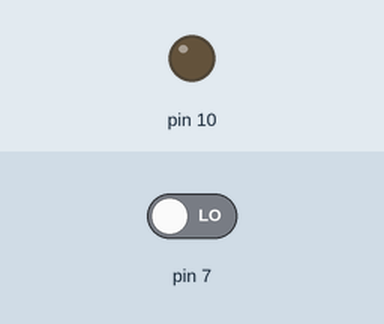
This sketch was run on a simulated Arduino Uno, built with avr-gcc and run on an emulated ATmega328P. Shown: output pins drawn as LEDs (lit = HIGH). Inputs (shaded band) come from the test bench; at power-on: pin 7 LOW.

Above: at 1.2 s.
1.3 s: pin 7 driven HIGH
At 2.7 s:
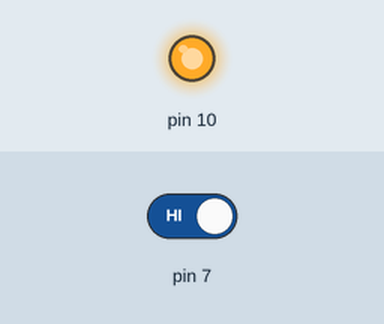
Timing chart, 0 to 4.3 s (numbered marks = the images above; inputs shaded):
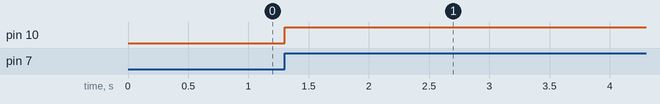

The sketch:

Arduino_aula2.ino
```cpp
// C++ code
//

int estadoAnterior = LOW;
int statusBotao = 0;

void setup()
{
	pinMode(7, INPUT);
  	pinMode (10, OUTPUT);
}

void loop()
{
 statusBotao = digitalRead(7);
	if(statusBotao == HIGH && estadoAnterior == LOW // caso o botao for verdadeiro ou falso...
      ){
    digitalWrite(10, !digitalRead(10)); // digitalWrite= ele vai escrever
    }

  estadoAnterior = statusBotao;
}
```

Measured:
- after the input at 1.3 s, pin 10: LOW → HIGH at once
